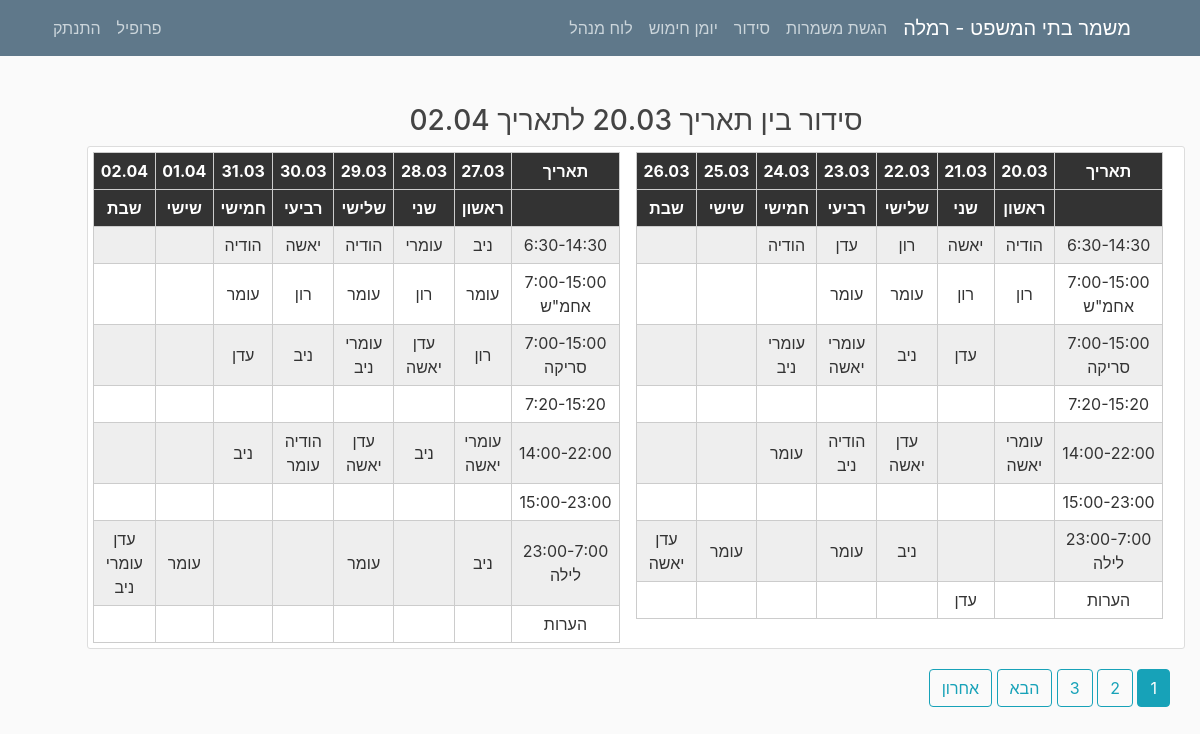
The app's page /organization/ (signed in), older data.
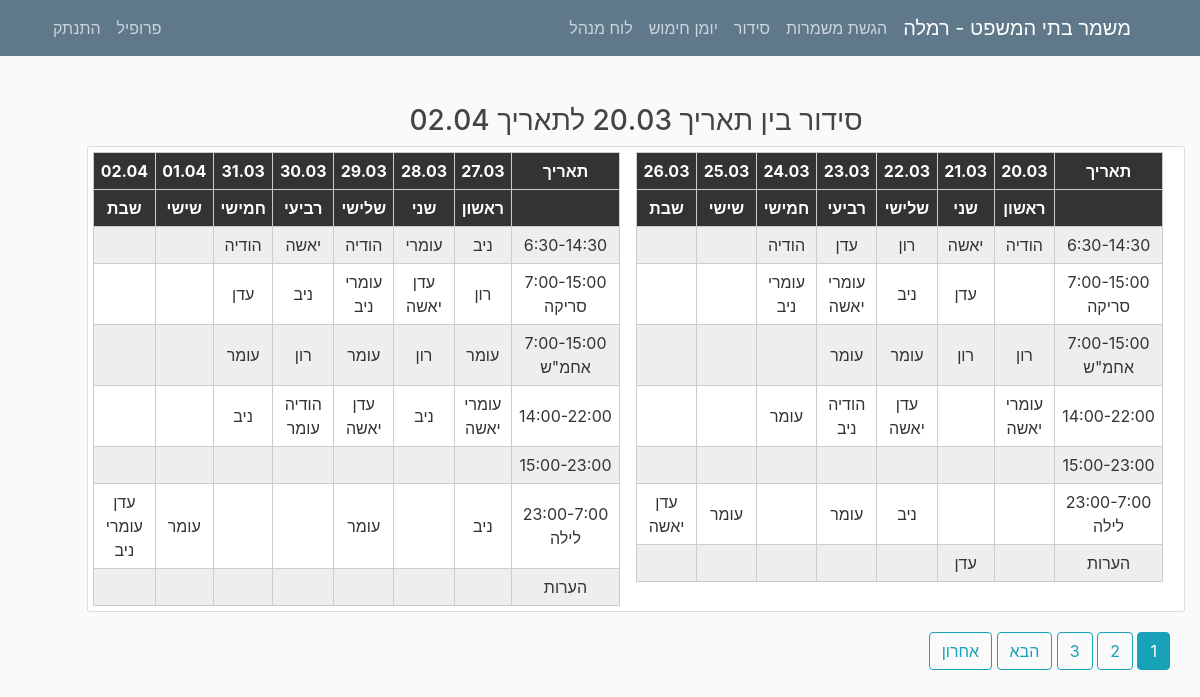
The same page, newer data.
### mishmar/models.py (models this page shows, shortened)
class Organization(models.Model):
    date = models.DateField(default=timezone.now)
    num_weeks = models.IntegerField(default=2, blank=False)
    published = models.BooleanField(default=False, verbose_name="פרסום")
    class Meta:
        verbose_name = "סידור עבודה"
        verbose_name_plural = "סידורי עבודה"

class OrganizationShift(models.Model):
    title = models.CharField(max_length=200, verbose_name="משמרת")
    index = models.IntegerField(default=1, verbose_name="מספר משמרת")
    shift_num = models.IntegerField(default=1, verbose_name="סוג משמרת")
    sub_title = models.CharField(max_length=200, verbose_name="כותרת משמרת", blank=True, null=True)
    opening = models.BooleanField(default=False, verbose_name="פתיחה", blank=True)
    manager = models.BooleanField(default=False, verbose_name="אחמש", blank=True)
    pull = models.BooleanField(default=False, verbose_name="משיכה", blank=True)

### mishmar/views.py (the view)
# urls.py: path("organization/", OrganizationListView.as_view(), name="Organization"),
class OrganizationListView(LoginRequiredMixin, ListView):
    model = Organization
    template_name = "mishmar/organizations_list.html"
    context_object_name = "organizations"
    ordering = ["-date"]
    paginate_by = 1
    def get_context_data(self, **kwargs):
        ctx = super(OrganizationListView, self).get_context_data(**kwargs)
        weeks = Week.objects.all()
        shifts = OrganizationShift.objects.all().order_by('shift_num', 'index')
        ctx["weeks"] = weeks
        ctx["shifts"] = shifts
        return ctx

### mishmar/views.py (called while the page is built)
@register.filter
def check_keys(key, dictionary):
    for i in range(1, 8):
        if f'{i}@{key.title}@{key.id}' in dictionary.keys():
            return True
    return False

@register.filter
def get_week_shift(shift, week):
    shifts = []
    for i in range(1, 8):
        if f'{i}@{shift.title}@{shift.id}' in week.keys():
            shifts.append(week[f'{i}@{shift.title}@{shift.id}'])
        else:
            break
    return shifts

@register.filter
def get_city(string):
    settings = Settings.objects.all().first()
    return settings.city

@register.filter
def isStaff(user):
    return user.groups.filter(name='staff').exists()

@register.filter
def getmonth(month):
    letter = month.lower()[0]
    if (letter >= 'a' and letter <= 'z'):
        return month
    else:
        months_he = ["ינו", "פבר", "מרץ", "אפר", "מאי", "יונ", "יול", "אוג", "ספט", "אוק", "נוב", "דצמ"]
        months = ["jan", "feb", "mar", "apr", "may", "jun", "jul", "aug", "sep", "oct", "nov", "dec"]
        return months[months_he.index(month)]

@register.filter
def get_base_string(user, num):
    return translate_text(base_strings[int(num)], user, "hebrew")

### mishmar/templates/mishmar/organizations_list.html (shortened to what this page needs)
{% extends "mishmar/base.html" %}
{% block content %}
{% if request.user.username != 'metagber' %}
    {% for organization in organizations %}
        <h3 style="align-items: center">סידור בין תאריך {{ organization|get_days|first|date:"d.m" }} לתאריך {{ organization|get_days|last|date:"d.m" }}</h3>
        {% if organization.published or organization|get_num_organization != 0 %}
        <div class="content-section row">
            {% for week in organization|get_weeks %}
                <div style="margin-right: 1em">
        <table class="responsive-table-input-matrix" style="align-items: center; margin-left: 10px">
                <thead>
                <tr>
                    <th>תאריך</th>
                    {% for day in organization|get_days|clip_days:forloop.counter0 %}
                        <th>{{ day|date:"d.m" }}</th>
                        {% endfor %}
                </tr>
                <tr>
                    <th></th>
                    <th>ראשון</th>
                    <th>שני</th>
                    <th>שלישי</th>
                    <th>רביעי</th>
                    <th>חמישי</th>
                    <th>שישי</th>
                    <th>שבת</th>
                </tr>
                </thead>
                <tbody>
                {% for key in shifts %}
                {% if key|check_keys:week %}
                <tr style="align-content: end">
                    <td>{{ key.title }} <br> {% if key.sub_title != None %} {{key.sub_title}} {%endif %}</td>
                    {% for shift in key|get_week_shift:week %}
                    <td>{{shift}}</td>
                    {% endfor %}
                </tr>
                {% endif %}
                {% endfor %}
                </tbody>
            </table>
                    </div>
                {% endfor %}
            </div>
        {% else %}
        <h3 style="margin-top: 10px">עדיין לא פורסם סידור</h3>
        {% endif %}
            {% endfor %}
    {% if is_paginated %}
      {% for num in page_obj.paginator.page_range %}
        {% if page_obj.number == num %}
          <a class="btn btn-info mb-4" href="?page={{ num }}">{{ num }}</a>
        {% elif num > page_obj.number|add:'-3' and num < page_obj.number|add:'3' %}
          <a class="btn btn-outline-info mb-4" href="?page={{ num }}">{{ num }}</a>
        {% endif %}
      {% endfor %}
      {% if page_obj.has_next %}
        <a class="btn btn-outline-info mb-4" href="?page={{ page_obj.next_page_number }}">הבא</a>
        <a class="btn btn-outline-info mb-4" href="?page={{ page_obj.paginator.num_pages }}">אחרון</a>
      {% endif %}
    {% endif %}
{% endif %}
{% endblock content %}

Row changes from the older to the newer data that the page shows:
removed OrganizationShift: title "7:20-15:20"
changed OrganizationShift "סריקה": moves up the list
